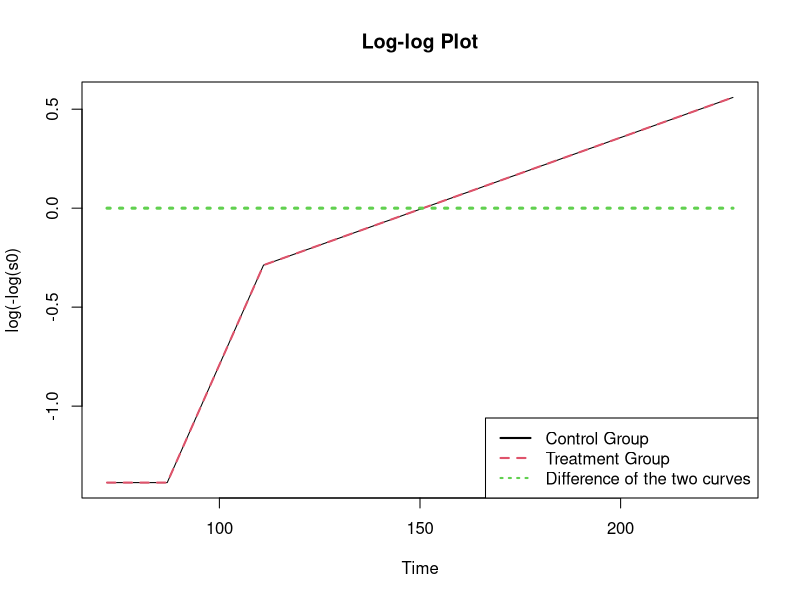

Reproduce this figure in R. (Note: this script raises an error after producing the figure.)
## ---- chunk 1
knitr::opts_chunk$set(echo = TRUE)
require(survival)
require(dplyr)
library(Hmisc)
library(survminer)

## ---- chunk 2
data(veteran)
# Data Cleaning
veteran$prior = as.factor(veteran$prior/10)
veteran$trt = as.factor(veteran$trt)
str(veteran)
# Missing data.  
all(!is.na(veteran)==TRUE) # No missing data
table(veteran$trt, veteran$status)
## ---- chunk 3

# Final Exam practice questions

library(dplyr)
#data_bres = select(veteran, trt, status, time)
data_b = veteran[c(1:3, 70, 76,72), ]
data_b = select(data_b[order(data_b$time), ], time, trt, status)
data_b = data_b[1:4,]

Surv(data_b$time, data_b$status)
Surv(data_b$time, data_b$status)[data_b$trt==1]
Surv(data_b$time, data_b$status)[data_b$trt==2]

fit0 <- coxph(Surv(time, status) ~ as.factor(trt), ties=c("breslow") , data=data_b)
basehaz(fit0, centered = FALSE)
fit0
summary(fit0)

survdiff(Surv(time, status) ~ as.factor(trt) , data=data_b)
summary(survdiff(Surv(time, status) ~ as.factor(trt) , data=data_b))


residuals(fit0,type = "martingal")

b1<-fit0$coefficients[1]
bh <- basehaz(fit0, centered = FALSE) 
breslow <- bh
s0<-exp(-breslow[,1])
s1<-exp(-breslow[,1]*exp(b1) )
difference = log(-log(s1)) - log(-log(s0))


plot(bh[,2],log(-log(s0)), type="l",lty=1, col=1, 
     xlab="Time", ylab="log(-log(s0)", main="Log-log Plot")
points(bh[,2], log(-log(s1)),col=2, type="l", lty=2, lwd=2) 
points(bh[,2],difference, type="l", col=3, lty=3, lwd=3)
legend("bottomright", col=1:3,lty = 1:3 , lwd=2 , 
       legend=c("Control Group", "Treatment Group", "Difference of the two curves"))

martingaleres <- residuals(fit0, type=c('martingale'))
martingaleres
devianceres <- residuals(model, type=c('deviance'))

# Final Exam practice questions end. 

# Fitting the model. 
fit <- survfit(Surv(time, status) ~ trt , data=veteran )

# Plotting the model
plot(fit, fun="cloglog", lty = 1:2, lwd = 2, col = 1:2,
     main = "Plot of Log-log Suvival Curves", 
     xlab = "Time", ylab = "log(-log(S(t)")
legend("bottomright", col=1:3,lty = 1:3, lwd=3,
       legend=c("Treatment Group", "Control Group", "Difference of the two curves"))
#ggsurvplot(fit, data = veteran, risk.table = TRUE, fun="cloglog")

## ---- chunk 4

model <- coxph(Surv(time, status) ~ as.factor(trt) , data=veteran ) 
summary(model) 

cox<-coxph(Surv(time, status) ~ as.factor(trt) , data=veteran)
b1<-cox$coefficients[1]
bh <- basehaz(cox) 
breslow <- bh
s0<-exp(-breslow[,1])
s1<-exp(-breslow[,1]*exp(b1))
difference = log(-log(s1)) - log(-log(s0))

plot(bh[,2],log(-log(s0)), type="l",lty=1, col=1, 
     xlab="Time", ylab="log(-log(s0)", main="Log-log Plot")
points(bh[,2], log(-log(s1)),col=2, type="l", lty=2, lwd=2) 
points(bh[,2],difference, type="l", col=3, lty=3, lwd=3)
legend("bottomright", col=1:3,lty = 1:3 , lwd=2 , 
       legend=c("Control Group", "Treatment Group", "Difference of the two curves"))

## ---- chunk 5
model <- coxph(Surv(time, status) ~ as.factor(trt) , data=veteran)
summary(model)

cox<-coxph(Surv(time, status) ~ as.factor(trt) , data=veteran)
b1<-cox$coefficients[1]
bh <- basehaz(cox) 
breslow <- bh
s0<-exp(-breslow[,1])
s1<-exp(-breslow[,1]*exp(b1))
difference = log(-log(s1)) - log(-log(s0))

plot(bh[,2],log(-log(s0)), type="l",lty=1, col=1, 
     xlab="Time", ylab="log(-log(s0)", main="Log-log Plot")
points(bh[,2], log(-log(s1)),col=2, type="l", lty=2, lwd=2) 
points(bh[,2],difference, type="l", col=3, lty=3, lwd=3)
legend("bottomright", col=1:3,lty = 1:3 , lwd=2 , 
       legend=c("Control Group", "Treatment Group", "Difference of the two curves"))

## ---- chunk 6
model <- coxph(Surv(time, status) ~ strata(trt) + karno + age 
               + as.factor(prior)
               + as.factor(celltype) + diagtime 
               , data=veteran)


breslow <- basehaz(model, centered = FALSE)
breslow0 <- breslow[1:61,]
breslow1 <- breslow[62:114,]
s0<-exp(-breslow0[,1])
s1<-exp(-breslow1[,1])

plot(breslow0[,2],log(-log(s0)),
     type="l",lty=1, col=1,
     xlab="Time",
     ylab="log(-log(s0)",
     main="Log-Log Plot")
points(breslow1[,2], log(-log(s1)),col=2, type="l", lty=2, lwd=2)
legend("bottomright", col=1:2,lty = 1:2 ,
       legend=c("Control Group", "Treatment Group")
       , lwd=2)

## ---- chunk 7

model <- coxph(Surv(time, status) ~ as.factor(trt) + karno + age 
                                  + as.factor(prior)
                                  + as.factor(celltype) + diagtime 
                                  , data=veteran)

martingaleres <- residuals(model, type=c('martingale'))
devianceres <- residuals(model, type=c('deviance'))
dfbeta <- residuals(model, type=c('dfbeta'))
dfbetas <- residuals(model, type=c('dfbetas'))

# Check martingale and deviance residuals for continuous covariates:

par(mfrow=c(3,1))

plot(veteran$age, martingaleres, xlab='Age', ylab='Martingale residual')
lines(lowess(veteran$age, martingaleres), lwd=2, col='blue')
abline(h=0, lty='dotted')

plot(veteran$diagtime, martingaleres, xlab='Diagnosis Time', ylab='Martingale residual')
lines(lowess(veteran$diagtime, martingaleres), lwd=2, col='blue')
abline(h=0, lty='dotted')

plot(veteran$karno, martingaleres, xlab='Karnofsky Score', ylab='Martingale residual')
lines(lowess(veteran$karno, martingaleres), lwd=2, col='blue')
abline(h=0, lty='dotted')

# Deviance residuals

plot(veteran$age, devianceres, xlab='Age', ylab='Deviance residual')
lines(lowess(veteran$age, devianceres), lwd=2, col='blue')
abline(h=0, lty='dotted')

plot(veteran$diagtime, devianceres, xlab='Diagnosis Time', ylab='Deviance residual')
lines(lowess(veteran$diagtime, devianceres), lwd=2, col='blue')
abline(h=0, lty='dotted')

plot(veteran$karno, devianceres, xlab='Karnofsky Score', ylab='Deviance residual')
lines(lowess(veteran$karno, devianceres), lwd=2, col='blue')
abline(h=0, lty='dotted')

## ---- chunk 8

# Scaled dfbeta influence measures (compare to the threshold of 2/sqrt(n)):
par(mfrow=c(3,1))

plot(veteran$age, dfbetas[,7], xlab='Age', ylab='dfbetas')
lines(lowess(veteran$age, dfbetas[,7]), lwd=2, col='blue')
abline(h=c(-2/sqrt(nrow(dfbetas)), 0, 2/sqrt(nrow(dfbetas))), lty='dotted')

plot(veteran$diagtime, dfbetas[,6], xlab='Diagnosis Time', ylab='dfbetas')
lines(lowess(veteran$diagtime, dfbetas[,6]), lwd=2, col='blue')
abline(h=0, lty='dotted')
abline(h=c(-2/sqrt(nrow(dfbetas)), 0, 2/sqrt(nrow(dfbetas))), lty='dotted')

plot(veteran$karno, dfbetas[,5], xlab='Karnofsky Score', ylab='dfbetas')
lines(lowess(veteran$karno, dfbetas[,5]), lwd=2, col='blue')
abline(h=0, lty='dotted')
abline(h=c(-2/sqrt(nrow(dfbetas)), 0, 2/sqrt(nrow(dfbetas))), lty='dotted')

## ---- chunk 9

# EXTRACT THE INLUENTIAL POINTS.
upper = 2/sqrt(nrow(dfbetas))

aged_out<-ifelse( abs(dfbetas[,7]) >= upper, 1, 0)
influentialaged_out<-subset(aged_out, aged_out==1)

diagtime_out<-ifelse( abs(dfbetas[,6]) >= upper, 1, 0)
influentialdiagtimed_out<-subset(diagtime_out, diagtime_out==1)

karno_out<-ifelse( abs(dfbetas[,5]) >= upper, 1,0)
influentialkarno_out<-subset(karno_out, karno_out==1)

age_outliers = names(influentialaged_out)
diagtime_outliers = names(influentialdiagtimed_out)
karno_outliers = names(influentialkarno_out)

age_outliers
diagtime_outliers
karno_outliers

## ---- chunk 10

# Checks for proportionality:
output.cox.zph = cox.zph(model, global=FALSE)
output.cox.zph

## ---- chunk 11
# Plotting 
par(mfrow=c(2,2))

for (i in 1:8){
  plot(cox.zph(model, global=FALSE), var=i)
  abline(h=0, lty=2, col = "red", lwd = 2)
}

## ---- chunk 12
# Examples of tests for covariate-time interactions:

final_data = as.data.frame(model.matrix(~., data=veteran))

model <- coxph(Surv(time, status) ~ trt2 + tt(trt2) +
                                  + karno 
                                  + age 
                                  + prior1 
                                  + celltypeadeno
                                  + celltypesmallcell
                                  + celltypelarge
                                  + diagtime 
                                  , tt=function(x,t, ...) x * t
                                  , data=final_data)
summary(model)


model <- coxph(Surv(time, status) ~ trt2 +
                                  + karno + tt(karno)
                                  + age 
                                  + prior1 
                                  + celltypeadeno
                                  + celltypesmallcell
                                  + celltypelarge
                                  + diagtime
                                  , tt=function(x,t, ...) x * t
                                  , data=final_data)
summary(model)

model <- coxph(Surv(time, status) ~ trt2 
                                  + karno 
                                  + age  + tt(age)
                                  + prior1 
                                  + celltypeadeno
                                  + celltypesmallcell
                                  + celltypelarge
                                  + diagtime
                                  , tt=function(x,t, ...) x * t
                                  , data=final_data)
summary(model)


model <- coxph(Surv(time, status) ~ trt2 + 
                                  + karno 
                                  + age  
                                  + prior1 + tt(prior1)
                                  + celltypeadeno
                                  + celltypesmallcell
                                  + celltypelarge
                                  + diagtime
                                  , tt=function(x,t, ...) x * t
                                  , data=final_data)
summary(model)




model <- coxph(Surv(time, status) ~ trt2 
                                  + karno
                                  + age 
                                  + prior1 
                                  + celltypeadeno
                                  + tt(celltypeadeno)
                                  + celltypesmallcell
                                  + celltypelarge
                                  + diagtime
                                  , tt=function(x,t, ...) x * t
                                  , data=final_data)
summary(model)



model <- coxph(Surv(time, status) ~ trt2 
                                  + karno
                                  + age 
                                  + prior1 
                                  + celltypeadeno
                                  + celltypesmallcell + tt(celltypesmallcell)
                                  + celltypelarge
                                  + diagtime
                                  , tt=function(x,t, ...) x * t
                                  , data=final_data)
summary(model)



model <- coxph(Surv(time, status) ~ trt2 
                                  + karno
                                  + age 
                                  + prior1 
                                  + celltypeadeno
                                  + celltypesmallcell 
                                  + celltypelarge + tt(celltypelarge)
                                  + diagtime
                                  , tt=function(x,t, ...) x * t
                                  , data=final_data)
summary(model)


model <- coxph(Surv(time, status) ~ trt2 
                                  + karno
                                  + age 
                                  + prior1 
                                  + celltypeadeno
                                  + celltypesmallcell 
                                  + celltypelarge 
                                  + diagtime + tt(diagtime)
                                  , tt=function(x,t, ...) x * t
                                  , data=final_data)
summary(model)

## ---- chunk 13

# Checks for proportionality:
cox.zph(model, global=FALSE)

# par(mfrow=c(3,1))
# 
# for (i in 1:9){
#   plot(cox.zph(model, global=FALSE), var=i)
#   abline(h=0, lty='dotted')
# }

## ---- chunk 14
# model_initial <- coxph(Surv(time, status) ~ as.factor(trt) + as.factor(celltype)
#                                   + karno  + diagtime + age
#                                   + as.factor(prior)
#                                   , data=veteran)
# 
# summary(model_initial)

# Below we create the data that we will use. 
final_data = as.data.frame(model.matrix(~., data=veteran))

# We fit the model.
model <- coxph(Surv(time, status) ~ trt2 + celltypesmallcell + celltypeadeno
                                  + celltypelarge + karno + diagtime + age + prior1
                                  , data=final_data)
summary(model)

# We extract the correct martigales from the model. 
martingaleres_correct <- residuals(model, type=c('martingale'))
head(martingaleres_correct)
sum(martingaleres_correct) # They sum upto zero as expected. 

# We extract the beta's from our model. 
coeffi = (as.matrix(model$coefficients, nrow = 8, ncol = 1))
dim(coeffi)
coeffi

# We only choose the variables we need for the data matrix. 
data_set = as.matrix(select(final_data, - time, -status)[,-1])
dim(data_set)


# Now we matrix mulitply the data matrix with the coefficients to get the
# X*betas which we will then exponentiate exp(X*betas)
coef_matrix= t(t(coeffi) %*% t(data_set))
dim(coef_matrix)

#  exponentiate exp(X*betas)
exp_coef_matrix= exp(coef_matrix)
dim(exp_coef_matrix)
head(exp_coef_matrix)

# Now we will extract the cumulative base hazard which we need to multiply with 
# exp(X*betas). This will give us exp(X*betas)*hz.
bh = basehaz(model, centered = FALSE)
hz  = left_join(final_data, bh) %>% select(hazard)
dim(hz)
head(hz)

# Now we get the exp_coef_matrix*hz = exp(X*betas)*hz which is the expected 
# number of deaths at time interval t.  
expected = hz*exp_coef_matrix
colnames(expected) = "expected"
dim(expected)
head(expected)

# Now we subtract the observed number of deaths by our expected number of deaths 
# at each time t and this gives us the manually calculated martingale residuals.

observed = final_data$status
martingale_res = observed - expected

## ---- chunk 15

head(martingale_res)

head(martingaleres_correct)


diff = martingale_res - martingaleres_correct

head(diff)

sum(diff)


## ---- chunk 16

summary(martingale_res)

summary(martingaleres_correct)
 
sum(martingale_res)

sum(martingaleres_correct)


## ---- chunk 17




## ---- chunk 18

log(((45+22)*3352.4/22 - 3352.4)/3391.8)
